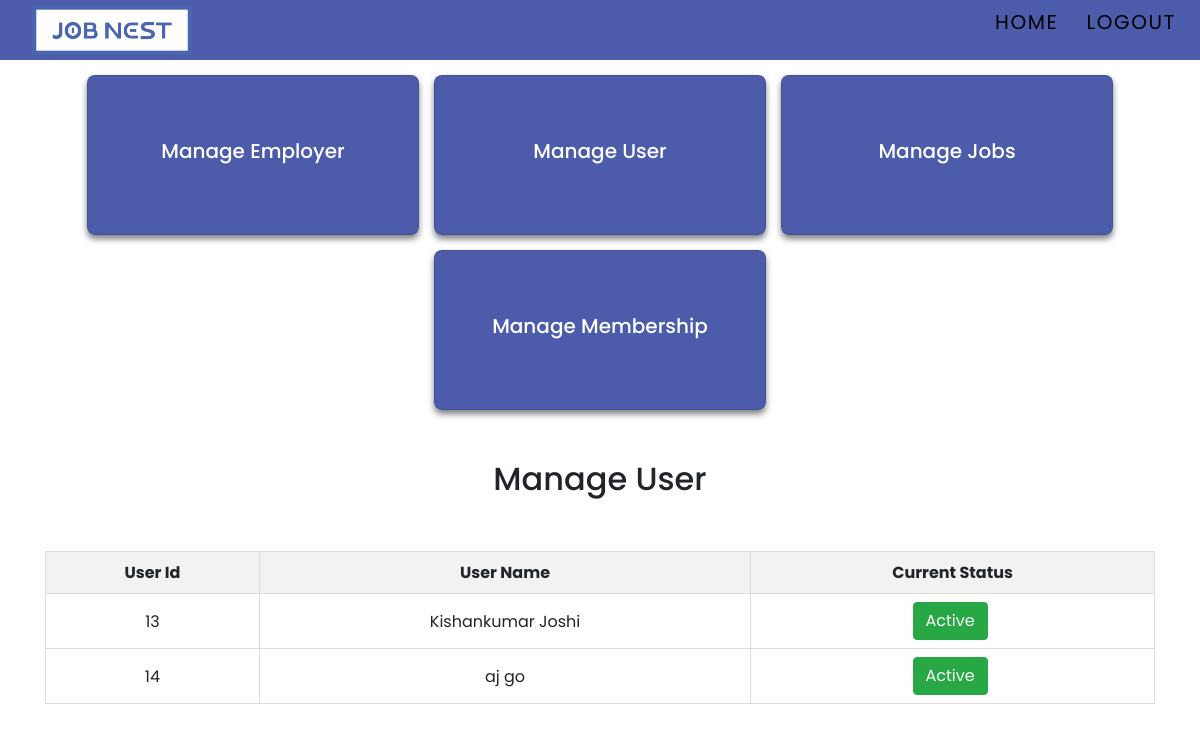
Before: /Admin/manageuser.php (signed in) with the older database file.
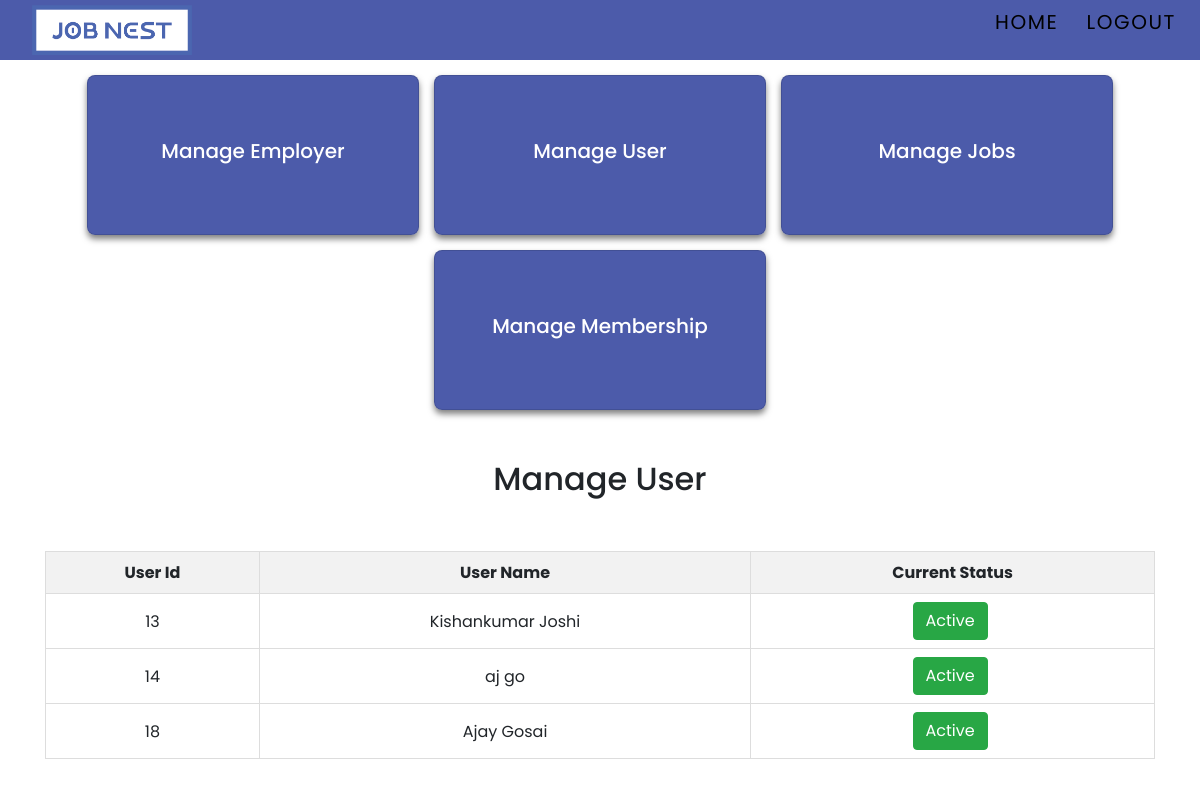
After: the same page with the newer database file.
### tables this page shows
CREATE TABLE `tbl_users` (
  `User_id` int(11) NOT NULL,
  `First_Name` varchar(40) NOT NULL,
  `Last_Name` varchar(40) NOT NULL,
  `Email` varchar(80) NOT NULL,
  `Password` varchar(50) NOT NULL,
  `Phone` bigint(20) NOT NULL,
  `User` varchar(20) NOT NULL,
  `Status` int(11) NOT NULL
);

### Admin/manageuser.php (the view, shortened to what this page needs)
<?php include 'adminheader.php';
$usertype = "job seeker";
$sql = "SELECT User_id, First_Name, Last_Name, Status FROM tbl_users where User = '$usertype'";
$result = $dbconnection->query($sql);
$users = [];
if ($result->num_rows > 0) {
    while($row = $result->fetch_assoc()) {
        $users[] = $row;
    }
} else {
    echo "0 results";
}
?>
<!DOCTYPE html>
<html>
<head>
    <link rel="stylesheet" href="https://stackpath.bootstrapcdn.com/bootstrap/4.5.2/css/bootstrap.min.css">
</head>
<body>
<div class="container">
    <h2> Manage User</h2>
    <div class="table-container">
    <table>
        <thead>
            <tr>
                <th>User Id</th>
                <th>User Name</th>
                <th>Current Status</th>
            </tr>
        </thead>
        <tbody>
        <?php foreach ($users as $user): ?>
            <tr>
            <td><?php echo htmlspecialchars($user['User_id']); ?></td>
            <td><?php echo htmlspecialchars($user['First_Name']) . " " . htmlspecialchars($user['Last_Name']); ?></td>
            <td><form method="post" action="">
                        <center>
                            <button type="submit" class="btn <?php echo $user['Status'] ? 'btn-success' : 'btn-danger'; ?>" name="toggle_status">
                                <?php echo $user['Status'] ? 'Active' : 'Deactive'; ?>
                            </button>
                        </center>
                </form>
            </td>
            </tr>
        <?php endforeach; ?>
        </tbody>
    </table>
</div>
</body>
</html>

### Admin/adminheader.php (shortened to what this page needs)
<nav class="nav-bar">
    <div class="icon-nav">
    <a href="admindashboard.php">  <span class="logo"><img src="../dist/images/logo.png" alt="Logo" height="50px" width="160px"></span></a>
    </div>
    <ul class="list-nav-bar active">
        <li class="list-item"><a href="admindashboard.php">Home</a></li>
        <li class="list-item"><a href="adminlogout.php">Logout</a></li>
    </ul>
</nav>
<div class="container">
    <a href="manageemployer.php" class="card">
        <span class="h4">Manage Employer</span>
    </a>
    <a href="manageuser.php" class="card">
        <span class="h4">Manage User</span>
    </a>
    <a href="deletejobs.php" class="card">
        <span class="h4">Manage Jobs</span>
    </a>
    <a href="managemembership.php" class="card">
        <span class="h4">Manage Membership</span>
    </a>
</div>

### Admin/manageuser.php (style rules this page uses)
* { margin: 0; padding: 0; box-sizing: border-box; font-family: 'Poppins','Open Sans',Arial; }
body { min-height: 100vh; background-size: cover; background-position: center; }
.nav-bar { display: flex; justify-content: space-between; align-items: center; padding: 25px 1.5rem; height: 60px; background-color: rgba(8, 28, 138, 0.72); }
.logo { color: aliceblue; font-weight: bold; text-transform: uppercase; font-size: 1.25rem; margin-left: 8px; margin-top: 80px; cursor: pointer; }
.list-nav-bar { list-style: none; text-transform: uppercase; display: flex; gap: 20px; }
.list-item a { cursor: pointer; font-size: 1.25rem; text-decoration: none; color: #000000; text-align: center; margin-left: 0.5rem; letter-spacing: 0.1rem; }
.container { display: flex; justify-content: center; align-items: center; flex-wrap: wrap; gap: 15px; padding: 15px; }
.card { height: 10em; width: 20.75em; display: flex; flex-direction: column; justify-content: center; align-items: center; text-align: center; background-color: rgba(8, 28, 138, 0.72); color: #ffffff; padding: 25px; border-radius: 8px; box-shadow: 0 4px 6px rgba(0, 0, 0, 0.5); transition: transform 0.3s ease; }
.h4 { font-size: 1.25rem; margin-bottom: 0.5rem; }
.table-container { width: 100%; overflow-x: auto; margin-top: 30px; }
table { width: 100%; border-collapse: collapse; }
th, td { border: 1px solid #dddddd; text-align: center; padding: 8px; }
th { background-color: #f2f2f2; }
td button { margin-right: 5px; cursor: pointer; }
h2 { text-align: center; margin-top: 20px; }

Changed rows visible on the page:
added tbl_users: User_id "18", First_Name "Ajay", Last_Name "Gosai", Status "Active"
